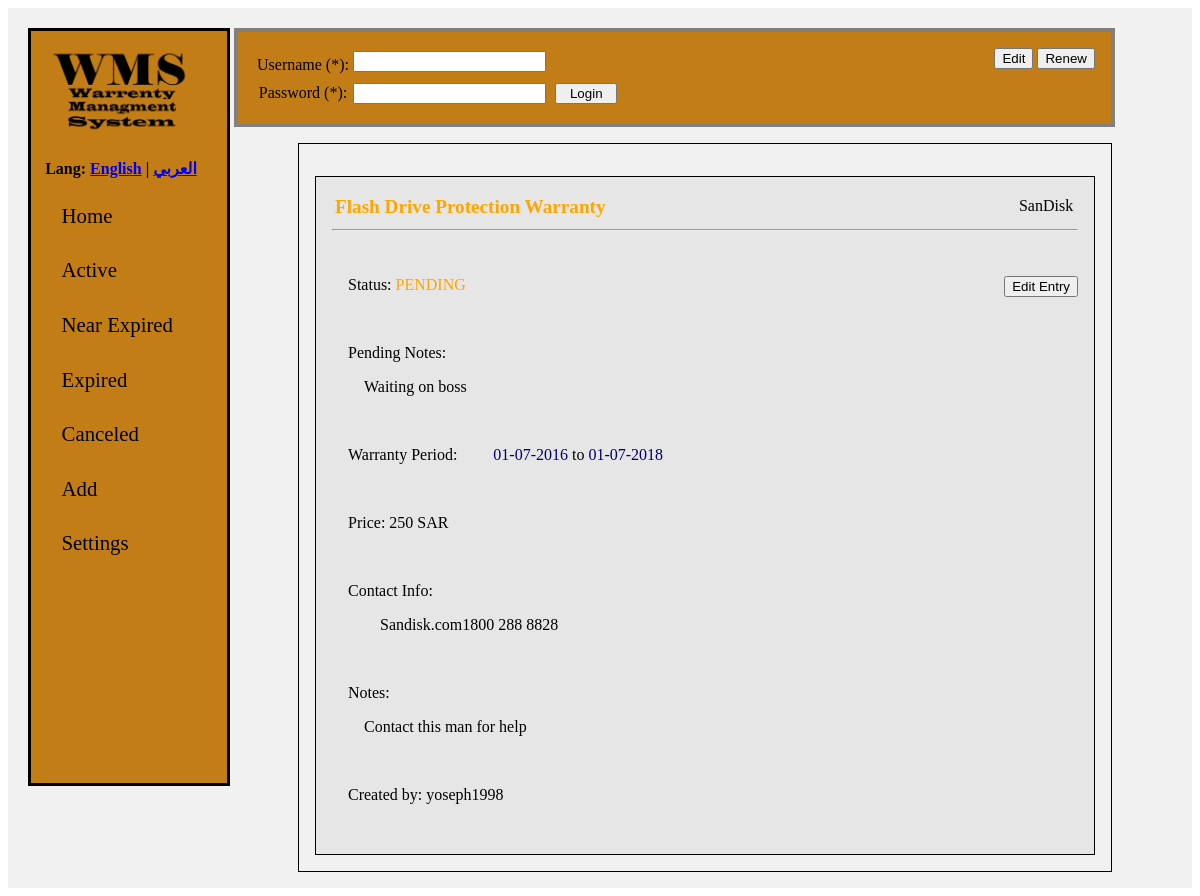
The app's page /en/search.php?warranty_id=1, older data.
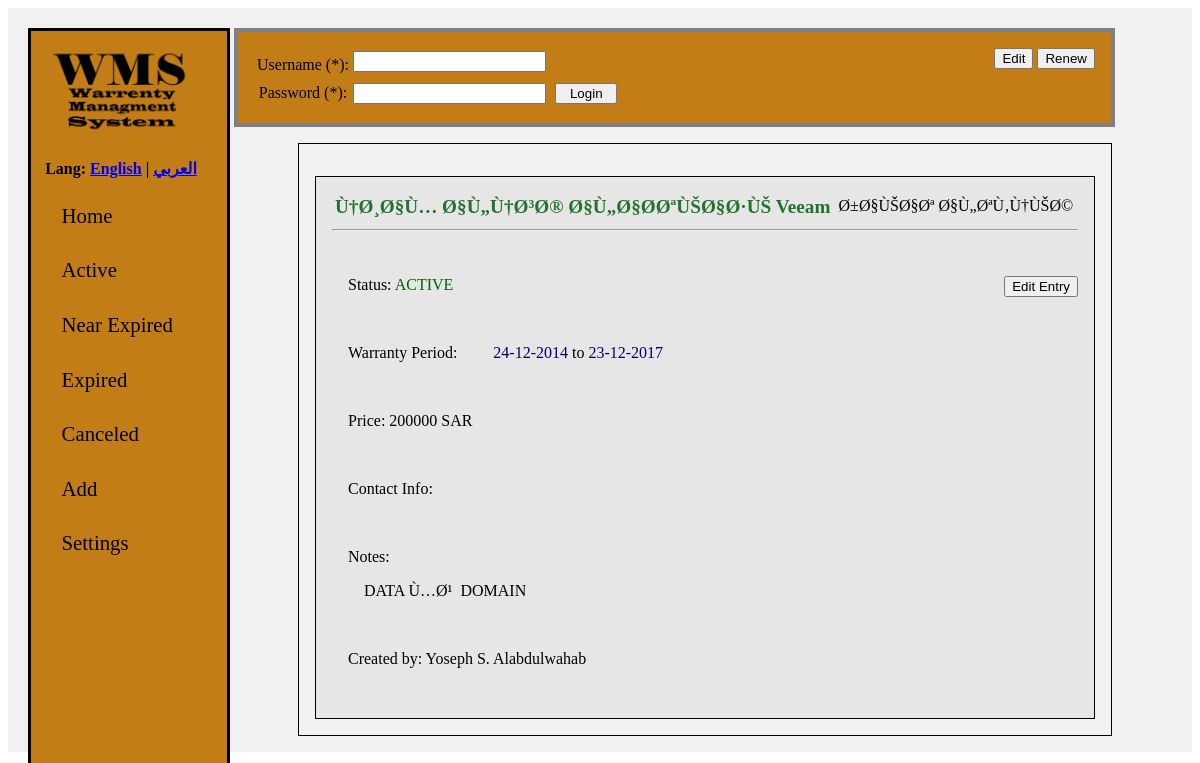
The same page, newer data.
### tables this page shows
CREATE TABLE `warranty_entries` (
  `id` int(11) NOT NULL,
  `warranty_id` int(11) NOT NULL,
  `product_name` varchar(255) NOT NULL,
  `company_name` varchar(255) NOT NULL,
  `status` varchar(20) NOT NULL DEFAULT 'active',
  `pending_notes` varchar(3000) NOT NULL,
  `price` varchar(50) NOT NULL,
  `contact_info` varchar(1000) NOT NULL,
  `notes` varchar(3000) NOT NULL,
  `files` varchar(1000) NOT NULL,
  `start_date` date NOT NULL,
  `end_date` date NOT NULL,
  `created_by` varchar(50) NOT NULL DEFAULT 'Unspecified',
  `creation_date` date NOT NULL
);

### en/constants.php (called while the page is built, shortened)
<?php
function get_preferences() {
	return parse_ini_file("preferences.ini");
}
?>

### en/search_functions.php (called while the page is built, shortened)
<?php
function search_warranties($id, $warranty_id, $product_name, $company_name, $status, $pending_notes, $price, $contact_info, $notes, $date_range, $created_by) {
	include_once 'mysql_connect.php';
	include_once 'constants.php';
	$link = connectDatabase();
	$prefs = get_preferences();
	$search_fields = "";
	$single_search = " end_date IN (SELECT MAX(end_date) FROM ".$prefs['mysql_table_warranties']." GROUP BY warranty_id)";
	if($id != "") {
		$search_fields .= " id = '".bhp($link, $id)."'";
		$single_search = "";
	} else if($warranty_id != "") {
		$search_fields .= " warranty_id = '".bhp($link, $warranty_id)."'";
		$single_search = "";
	}
	$and = "AND";
	if($search_fields == "" || $single_search == "")
		$and = "";
	$query = "SELECT * FROM ".$prefs['mysql_table_warranties']." WHERE ".$single_search." ".$and." ".$search_fields." ORDER BY end_date DESC";
	$result_set = db_query($link, "Anonymous", $query);
	return $result_set;
}
function date_in_range($start_date, $end_date, $date_input)
{
  $start_ts = strtotime($start_date);
  $end_ts = strtotime($end_date);
  $user_ts = strtotime($date_input);
  return (($user_ts >= $start_ts) && ($user_ts <= $end_ts));
}
?>

### en/mysql_connect.php (called while the page is built, shortened)
<?php
	function bhp($link, $dat) {
		return mysqli_escape_string($link, bbhp($dat));
	}
	function bbhp($dat) {
		return addslashes(stripslashes($dat));
	}
	function connectDatabase() {
		include_once "constants.php";
		$prefs = get_preferences();
		return mysqli_connect($prefs['mysql_host'], $prefs['mysql_username'], $prefs['mysql_password'], $prefs['mysql_database']);
	}
	function db_query($link, $username, $query) {
		$result = mysqli_query($link, $query);
		return $result;
	}
?>

### en/search.php (the view, shortened to what the changed rows need)
<?php
	include_once 'mysql_connect.php';
?>
<!DOCTYPE html>
<html>
	<head>
	</head>
	<body>
		<div class="wrapper">
			<?php
				include_once 'header.php';
				include_once 'required_imports.php';
			?>
			<form method="POST">
				<div class="control_menu">
					<?php
						include_once 'login.php';
					?>
				</div>
				<div class="body_content">
					<?php
						if(isset($_GET['warranty_id']))
						{
							include_once 'mysql_connect.php';
							include_once 'search_functions.php';
							include_once 'constants.php';
							$prefs = get_preferences();
							$id = "";
							$warranty_id = bbhp($_GET['warranty_id']);
							$product_name = "";
							$company_name = "";
							$status = "!canceled";
							$pending_notes = "";
							$price = "";
							$contact_info = "";
							$notes = "";
							$date_range = "";
							$created_by = "";
							$result = search_warranties($id, $warranty_id, $product_name, $company_name, $status, $pending_notes, $price, $contact_info, $notes, $date_range, $created_by);
							while($row = mysqli_fetch_array($result))
								$result_array[] = $row;
							$i = 0;
							while($i < count($result_array)) {
								$row = $result_array[$i];
								$i ++;
								$current_time = strtotime("today");
								$title_css = "";
								$pending_notes = "";
								if($row['status'] == 'canceled') {
									$title_css = "canceled";
								} else if($row['status'] == 'expired') {
									$title_css = "expired";
								} else if($row['status'] == 'pending') {
									$title_css = "pending";
									$pending_notes = '<p> <label class="clickableLabel" onClick="toggleDisplay(\'pending_notes'.$row['id'].'\')">Pending Notes: </label> <div id="pending_notes'.$row['id'].'" style="padding-left: 1em;">'.$row['pending_notes'].' </div></p><br/>';
								} else if(date_in_range($current_time, date("Y-m-d", strtotime("+90 day", $current_time)), $row['end_date'])) {
									$title_css = "near_expired";
								} else {
									$title_css = "active";
								}
								echo '
								<div class="entry">
									<div class="content">
										<div class="header">
											<text class="title"> <a href="/search.php?warranty_id='.$row['warranty_id'].'" class="'.$title_css.'">'.$row['product_name'].'</a></text>
											<text class="date">'.$row['company_name'].'</text>
										</div>
										<hr/>
										<div class="details"><br/>
											<p> Status: <text class="'.$title_css.'">'.strtoupper($title_css).'</text><label style="float: right;"><input type="button" onClick="location.href=\'edit_warranty.php?id='.$row['id'].'\'")" value="Edit Entry" /></label></p><br/>
											'.$pending_notes.'
											<p> Warranty Period: <text style="padding-left: 2em; color: #000066;">'.date($prefs['date_format'], strtotime($row['start_date'])). '</text> to <text style="color: #000066;">' .date($prefs['date_format'], strtotime($row['end_date'])).'</text></p><br/>
											<p> Price: '.$row['price'].' '.$prefs['currency'].'</p><br/>
											<p><label class="clickableLabel" onClick="toggleDisplay(\'contact_info'.$row['id'].'\')"> Contact Info: </label><div id="contact_info'.$row['id'].'" style="padding-left: 2em;">'.$row['contact_info'].'</div> </p><br/>
											<p><label class="clickableLabel" onClick="toggleDisplay(\'notes'.$row['id'].'\')"> Notes: </label><div id="notes'.$row['id'].'" style=" padding-left: 1em;">'.$row['notes'].'</div> </p><br/>
											';
								if (strpos($row['files'], ":") == 0)
											$row['files'] = substr($row['files'], 1);
								echo '
											<p> Created by: '.$row['created_by'].' </p><br/>
										</div>
									</div>
								</div>
								';
							}
						}
					?>
				</div>
			</form>
		</div>
	</body>
</html>

Row changes from the older to the newer data that the page shows:
removed warranty_entries: product_name "Flash Drive Protection Warranty", company_name "SanDisk", status "PENDING", pending_notes "Waiting on boss", start_date "01-07-2016", end_date "01-07-2018", price "250", contact_info "Sandisk.com1800 288 8828", notes "Contact this man for help", created_by "yoseph1998"
added warranty_entries: product_name "Ù†Ø¸Ø§Ù… Ø§Ù„Ù†Ø³Ø® Ø§Ù„Ø§Ø­ØªÙŠØ§Ø·ÙŠ Veeam", company_name "Ø±Ø§ÙŠØ§Øª Ø§Ù„ØªÙ‚Ù†ÙŠØ©", end_date "ACTIVE", start_date "24-12-2014", end_date "23-12-2017", price "200000", notes "DATA Ù…Ø¹ DOMAIN", created_by "Yoseph S. Alabdulwahab"
